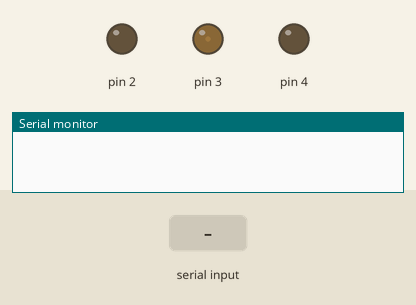
Bench run of a sketch on a simulated Arduino Uno, built with avr-gcc and run on an emulated ATmega328P. Parts: output pins drawn as LEDs (lit = HIGH), the last lines printed to the serial monitor. The test bench sets the inputs (shaded band).

Above: at 0.15 s.
At 4.6 s:
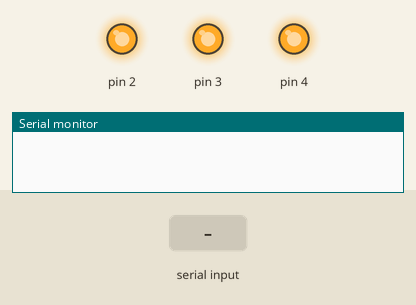
4.7 s: "2\n" received over Serial
At 8.3 s:
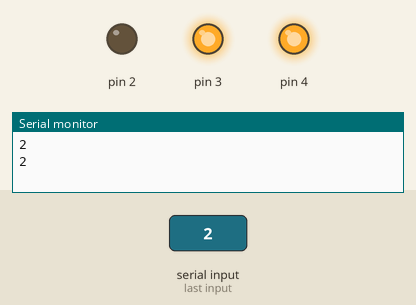
Timing chart, 0 to 9.8 s (numbered marks = the images above; inputs shaded):
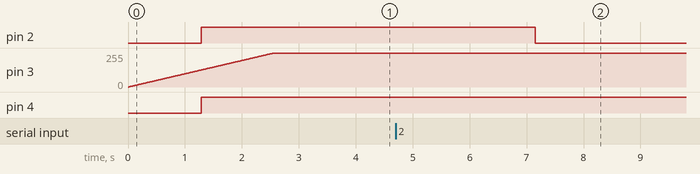

The sketch:

ledRGB_v3.ino
```cpp
#include <LedRGB.h>
#include <Commande.h>

#include <string.h>

#define DEBUG

LedRGB* ledRGB;

String inputString = "";         // a string to hold incoming data
boolean stringComplete = false;  // whether the string is complete

void setup() {
  ledRGB = new LedRGB(2,3,4);
  Serial.begin(9600);
  while(!Serial){
    ;
  }
  inputString.reserve(200);
}

void loop() {
  //ledRGB->colorize(255,255,255);
  //delay(1000);
  ledRGB->progressiveColorize(49,140,231);
  delay(1000);

  if (stringComplete) {
    //Serial.println(inputString);
    //Serial.println(getValue(inputString, ' ', 0));
    inputString = "";
    stringComplete = false;
  }

}

void serialEventRun(void) {
  if (Serial.available()) serialEvent();
}

void serialEvent(){
   while(Serial.available()){
     char inChar =  (char)Serial.read();
     inputString += inChar;
     Serial.println(inputString);
     if(inChar == '\n' || inChar == '\r\n') {
       stringComplete = true;
       Commande commande(inputString);
       commande.compute();
     }
   }
}
```

Measured:
- after the input at 4.7 s, pin 2: HIGH → LOW after 2.5 s
